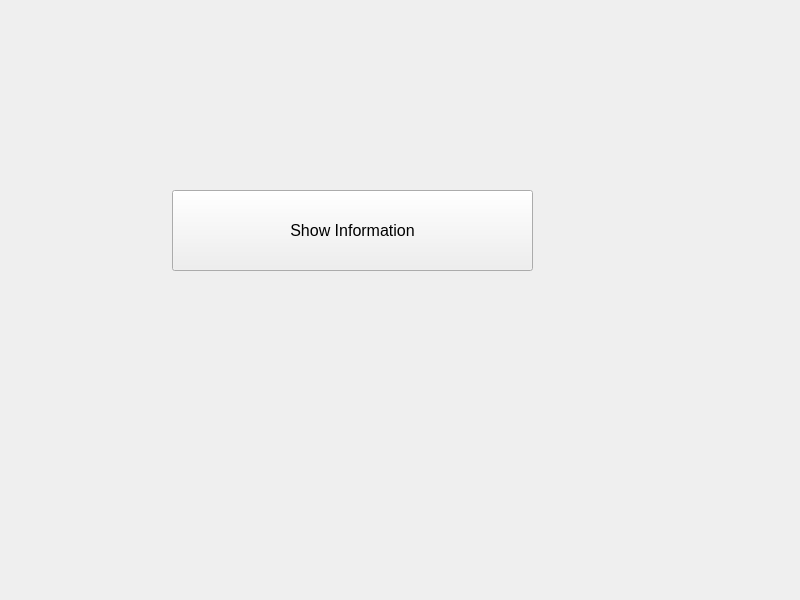
<?xml version="1.0" encoding="UTF-8"?>
<ui version="4.0">
 <class>Widget</class>
 <widget class="QWidget" name="Widget">
  <property name="geometry">
   <rect>
    <x>0</x>
    <y>0</y>
    <width>800</width>
    <height>600</height>
   </rect>
  </property>
  <property name="windowTitle">
   <string>Widget</string>
  </property>
  <widget class="QPushButton" name="pushButton">
   <property name="geometry">
    <rect>
     <x>172</x>
     <y>190</y>
     <width>361</width>
     <height>81</height>
    </rect>
   </property>
   <property name="font">
    <font>
     <pointsize>12</pointsize>
    </font>
   </property>
   <property name="text">
    <string>Show Information</string>
   </property>
  </widget>
 </widget>
 <resources/>
 <connections/>
</ui>
